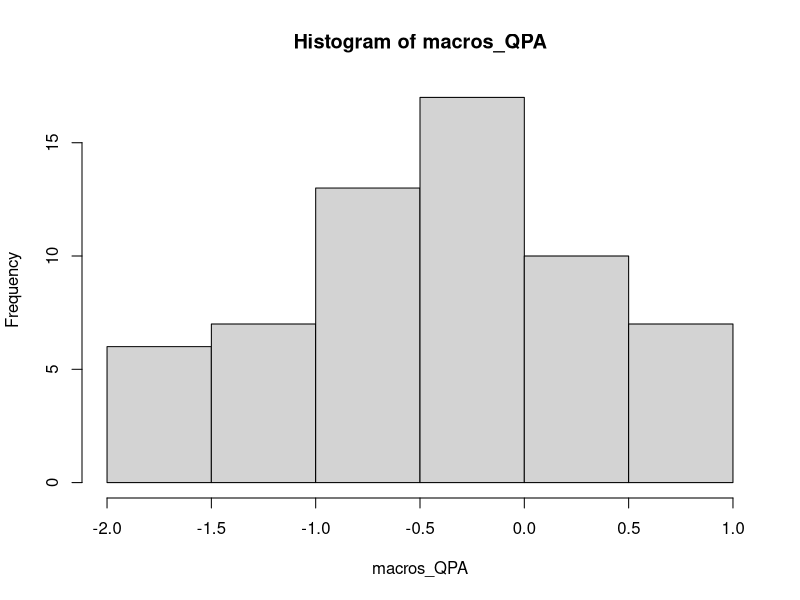

The R source for this figure: (Note: this script raises an error after producing the figure.)














# cleans global environment
rm(list = ls())



# Create a data frame with Decapoda_QPA data (2017-01-01 to 2022-09-01)
macros_QPA <- c(-1.163751591, -1.559647248, -0.530027831, 
                -1.531476371, -1.819158443, -0.003007521, -1.054552299, -0.490022496, -1.286353913,
                -0.138261567, -0.003007521, 0.398433437, -0.255182905, -0.352821375, 0.038296285, 
                0.631207881, -0.414514944, 0.049790664, -0.078042707, -0.084557388, -0.294713744, 
                -0.335871816, -1.037457865, -0.83832919, -0.745547457, -0.335871816, -0.987860924, 
                -0.637658495, -0.509825123, -1.531476371, -0.987860924, 0.457158723, -0.015128882, 
                0.110751364, -1.377325691, -0.758286483, -0.509825123, -1.037457866, 0.378066134, 
                -0.131388688, -0.784261969, -0.758286483, -0.649087191, 0.784902044, -1.504077397, 
                0.264902044, 0.188309599, 0.624863222, 0.534266326, 0.505405556, -0.824535868, 
                0.116113307, -1.202972304, -0.302810954, 0.547965171, 0.348836496, 0.605316467, 
                -1.979501093, -0.033590944, -0.14518201)


event <- seq(1, length(macros_QPA))
data <- data.frame(event, macros_QPA)


hist(macros_QPA)
shapiro.test(macros_QPA)

###########################################################################
# Linear model (mod.1) ----------------------------------------------------
# Create a linear model
mod.1 <- lm(macros_QPA ~ event, data = data)
# Print the summary of the linear model
summary(mod.1)

# Get R-squared value and p-value
r_squared_mod.1 <- summary(mod.1)$r.squared
p_value_mod.1 <- summary(mod.1)$coefficients[2, 4]
# Print R-squared value and p-values
cat("R-squar:", r_squared_mod.1, "\n")
cat("P-value:", p_value_mod.1, "\n")

# Create a ggplot
mod.1.plot <- ggplot(data, aes(x = event, y = macros_QPA)) +
  geom_point() +         # Scatter plot points
  geom_smooth(method = "lm", se = FALSE) +  # Trend line without confidence interval
  labs(title = "Canopy QPA and Trend Line",
       x = "Event",
       y = "Macroinvertebrates QPA") +
  theme_minimal()

mod.1.plot



###########################################################################
# Humped yield curve (mod.2) ----------------------------------------------
# Define the Nelson-Siegel function
nelson_siegel <- function(x, beta0, beta1, beta2, tau) {
  y <- beta0 + (beta1 + beta2) * (1 - exp(-x / tau)) / (x / tau) - beta2 * exp(-x / tau)
  return(y)
}

# Initial parameter values
start_params <- c(beta0 = 0.5, beta1 = -0.5, beta2 = 0.5, tau = 1)
# Fit the model using nlsLM
mod.2 <- nlsLM(macros_QPA ~ nelson_siegel(event, beta0, beta1, beta2, tau), 
               data = data, 
               start = start_params)

summary(mod.2)
# Extract R-squared and p-value
# Calculate the R-squared value manually
fitted_values <- fitted(mod.2)
observed_values <- data$macros_QPA
mean_observed <- mean(observed_values)
ss_total <- sum((observed_values - mean_observed)^2)
ss_residual <- sum((observed_values - fitted_values)^2)
r_square_mod.2 <- 1 - ss_residual / ss_total
pvalue_mod.2 <- summary(mod.2)$coefficients[4, 4]  # P-value for the 'tau' parameter

# Print R-squared value and p-values
cat("R-squared:", r_square_mod.2, "\n")
cat("P-value:", pvalue_mod.2, "\n")


# Calculate the predicted values from the model
predicted_values <- predict(mod.2, newdata = data.frame(event = event))

# Create a ggplot
mod.2.plot <- ggplot(data, aes(x = event, y = macros_QPA)) +
  geom_point(color = "blue") +
  geom_line(aes(y = predicted_values), color = "blue") +
  labs(title = "Macroinvertebrates QPA and Fitted Nelson-Siegel Curve",
       x = "Event",
       y = "Macoinvertebrates QPA") +
  theme_minimal()

mod.2.plot



###########################################################################
# Inverted Parabola Curve (mod. 3) ----------------------------------------
# Fit a quadratic regression model
mod.3 <- lm(macros_QPA ~ event + I(event^2), data=data)
# Get model summary
summary(mod.3)

# Extract R-squared value and p-value
r_squared.mod3 <- summary(mod.3)$r.squared
p_value.mod3 <- summary(mod.3)$coefficients[4]  # P-value for the quadratic term
# Display results
cat("R-squared:", r_squared.mod3, "\n")
cat("R-squared:", p_value.mod3, "\n")

# Create a new data frame for prediction
new_data <- data.frame(event = seq(1, length(macros_QPA), length.out = 100))

# Predict using the model
predictions <- predict(mod.3, newdata = new_data)

# Create a ggplot for visualization
mod.3.plot <- ggplot(data, aes(x = event, y = macros_QPA)) +
  geom_point() +
  geom_line(data = data.frame(event = new_data$event, macros_QPA = predictions), 
            aes(x = event, y = macros_QPA), color = "blue") +
  labs(title = "Inverted Parabolic Curve Fit",
       x = "Event",
       y = "Macros QPA") +
  theme_minimal()

mod.3.plot



###########################################################################
# Logistic curve (mod.4) --------------------------------------------------
# Define the logistic function
logistic_function <- function(x, A, B, C, D) {
  A + (B - A) / (1 + exp(-C * (x - D)))
}

# Try different starting parameter values
start_params <- list(A = -1, B = 1, C = 0.1, D = median(data$event))

# Fit the model using nls.lm algorithm
mod.4 <- nlsLM(macros_QPA ~ logistic_function(event, A, B, C, D),
               data = data,
               start = start_params)

# Check the summary of the model
summary(mod.4)


# Calculate residuals
residuals <- residuals(mod.4)
# Calculate R-squared value
ss_residuals <- sum(residuals^2)
ss_total <- sum((data$macros_QPA - mean(data$macros_QPA))^2)
r_squared <- 1 - (ss_residuals / ss_total)
# Print R-squared value
cat("R-squared:", sprintf("%.4f", r_squared), "\n")

# Generate predictions using the model
new_data <- data.frame(event = seq(1, length(macros_QPA), length.out = 100))
predictions <- predict(mod.4, newdata = new_data)

# Create a ggplot for visualization
mod.4.plot <- ggplot(data, aes(x = event, y = macros_QPA)) +
  geom_point() +
  geom_line(data = data.frame(event = new_data$event, macros_QPA = predictions), 
            aes(x = event, y = macros_QPA), color = "red") +
  labs(title = "Logistic Curve Fit",
       x = "Event",
       y = "Macros QPA") +
  theme_minimal()

mod.4.plot




###########################################################################
# Logarithmic curve (mod.5) -----------------------------------------------
# Fit a logarithmic curve model
mod.5 <- nls(macros_QPA ~ a * log(event) + b, data = data, start = list(a = 1, b = 1))

# Get summary of the model
summary(mod.5)

# Calculate R-squared manually
ss_total <- sum((data$macros_QPA - mean(data$macros_QPA))^2)
ss_residual <- sum(residuals(mod.5)^2)
r_squared <- 1 - (ss_residual / ss_total)

# Calculate p-values using t-distribution
coefs <- coef(mod.5)
std_errors <- sqrt(diag(vcov(mod.5)))
t_values <- coefs / std_errors
p_values <- 2 * (1 - pt(abs(t_values), df = length(data$event) - length(coefs)))

# Display results
cat("R-squared:", r_squared, "\n")
cat("Parameter estimates:\n")
print(coefs)
cat("Standard errors:\n")
print(std_errors)
cat("t-values:\n")
print(t_values)
cat("p-values:","\n")
print(p_values)


# Create a data frame with predicted values
pred_data <- data.frame(event = data$event, 
                        macros_QPA_pred = predict(mod.5, newdata = data))

library(ggthemes)
# Create a ggplot
mod.5.plot.macros <- ggplot(data, aes(x = event, y = macros_QPA)) +
  geom_point() +
  geom_line(data = pred_data, aes(x = event, y = macros_QPA_pred), color = "blue") +
  
  labs(title = expression(Logarithmic~Curve~(italic(y) == a %.% log(italic(x)) + b)),
       x = "Sampling event",
       y = expression(Macroinvertebrate~density~(ind %.% m^{-2} ))) +
  geom_rangeframe() + theme_tufte() +
  theme(axis.text.y = element_text(size = 12, colour = "black"), 
        axis.text.x = element_text(size = 12, colour = "black"),
        axis.title.y = element_text(size = 14, colour = "black"), 
        axis.title.x = element_text(size = 14, colour = "black"),
        plot.margin = unit(c(1, 1, 1, 1), "cm")) +
  
  theme(panel.grid.major = element_line(color = "gray50",size = 0.5,linetype = 3)) +
  theme(panel.grid.minor = element_line(color = "gray50",size = 0.5,linetype = 3))

mod.5.plot.macros




###########################################################################
# Exponential curve (mod.6) -----------------------------------------------
# Define the exponential function
exponential <- function(x, A, B, C) {
  A * exp(B * x) + C
}

# Fit the exponential curve
mod.6 <- nls(macros_QPA ~ exponential(event, A, B, C), 
             data = data,
             start = list(A = 1, B = 0.1, C = 0))

# Get summary of the fitted model
fit_summary <- summary(mod.6)

# Calculate total sum of squares
total_ss <- sum((data$macros_QPA - mean(data$macros_QPA))^2)
# Calculate residual sum of squares
residual_ss <- sum(fit_summary$residuals^2)
# Calculate R-squared value
rsquared <- 1 - residual_ss / total_ss
# Extract p-values
p_values <- fit_summary$coefficients[, "Pr(>|t|)"]
# Print the results
cat("R-squared value:", rsquared, "\n")
cat("P-values for parameters:\n")
print(p_values)


# Create a new data frame for prediction
new_data <- data.frame(event = seq(1, length(macros_QPA), length.out = 100))
new_data$predicted <- predict(mod.6, newdata = new_data)

# Plot the data and fitted curve using ggplot2
mod.6.plot <- ggplot(data, aes(x = event, y = macros_QPA)) +
  geom_point() +
  geom_line(data = new_data, aes(x = event, y = predicted), color = "blue") +
  labs(x = "Event", y = "Macroinvertebrados QPA") +
  ggtitle("Exponential Curve Fitting") +
  theme_minimal()

mod.6.plot




###########################################################################
# Gompertz asymmetric sigmoid model curve (mod.7) -------------------------
# Gompertz function
gompertz_asymmetric <- function(x, A, b, c, d) {
  y = A * exp(-b * exp(-c * x)) + d
  return(y)
}

mod.7 <- nlsLM(macros_QPA ~ gompertz_asymmetric(event, A, b, c, d),
               data = data,
               start = list(A = 1, b = 1, c = 1, d = 0))

rss <- sum(residuals(mod.7)^2)
tss <- sum((data$macros_QPA - mean(data$macros_QPA))^2)
rsquared_mod.7 <- 1 - (rss / tss)
pvalue_mod.7 <- summary(mod.7)$coefficients[,"Pr(>|t|)"]["A"]

cat("R-squared value:", rsquared_mod.7, "\n")
cat("p-value value:", pvalue_mod.7, "\n")


curve_data <- data.frame(event = seq(1, length(macros_QPA), length.out = 100))
curve_data$predicted <- predict(mod.7, newdata = curve_data)

mod.7.plot <- ggplot(data, aes(x = event, y = macros_QPA)) +
  geom_point() +
  geom_line(data = curve_data, aes(x = event, y = predicted), color = "red") +
  labs(title = "Gompertz Asymmetric Sigmoid Model Fit",
       x = "Event", y = "Macroinvertebrates QPA") +
  theme_minimal()

mod.7.plot



###########################################################################
# Goniometric curve (mod.8) -----------------------------------------------
# Define the goniometric function
goniometric <- function(x, a, b, c, d) {
  a * sin(b * x + c) + d
}

# Fit the model using nonlinear least squares with adjusted initial values and different algorithm
mod.8 <- nls(macros_QPA ~ goniometric(event, a, b, c, d), 
             data = data,
             start = list(a = 1, b = 1, c = 0, d = mean(macros_QPA)),
             algorithm = "port")

# Extract coefficients
coefficients <- coef(mod.8)
# Print coefficients
print(coefficients)
# Calculate R-squared value
residuals <- residuals(mod.8)
SSR <- sum(residuals^2)
SST <- sum((data$macros_QPA - mean(data$macros_QPA))^2)
R_squared <- 1 - SSR / SST
cat("R-squared value:", R_squared, "\n")

# Calculate p-value
summary_fit <- summary(mod.8)
p_value.mod8 <- summary_fit$coefficients[4, "Pr(>|t|)"]
cat("p-value:", p_value.mod8, "\n")


# Generate predicted values from the fitted model
data$predicted <- predict(mod.8)

# Create a ggplot with the original data and fitted curve
mod.8.plot <- ggplot(data, aes(x = event, y = macros_QPA)) +
  geom_point() +
  geom_line(aes(y = predicted), color = "blue") +
  labs(title = "Fitted Goniometric Curve",
       x = "Event",
       y = "Macroinvertebrates QPA") +
  theme_minimal()

mod.8.plot

(mod.1.plot + mod.2.plot + mod.3.plot + mod.4.plot) /
  (mod.5.plot + mod.6.plot + mod.7.plot + mod.8.plot)





###########################################################################
# Goodness-of-fit diagnostics based on the log-likelihood -----------------
# Calculate log-likelihood for all models
log_likelihood_mod.1 <- sum(dnorm(data$macros_QPA, mean = fitted(mod.1), sd = sqrt(sum((data$macros_QPA - fitted(mod.1))^2) / (length(data$macros_QPA) - 2)), log = TRUE))
log_likelihood_mod.2 <- sum(dnorm(data$macros_QPA, mean = fitted(mod.2), sd = sqrt(sum((data$macros_QPA - fitted(mod.2))^2) / (length(data$macros_QPA) - 2)), log = TRUE))
log_likelihood_mod.3 <- sum(dnorm(data$macros_QPA, mean = fitted(mod.3), sd = sqrt(sum((data$macros_QPA - fitted(mod.3))^2) / (length(data$macros_QPA) - 2)), log = TRUE))
log_likelihood_mod.4 <- sum(dnorm(data$macros_QPA, mean = fitted(mod.4), sd = sqrt(sum((data$macros_QPA - fitted(mod.4))^2) / (length(data$macros_QPA) - 2)), log = TRUE))
log_likelihood_mod.5 <- sum(dnorm(data$macros_QPA, mean = fitted(mod.5), sd = sqrt(sum((data$macros_QPA - fitted(mod.5))^2) / (length(data$macros_QPA) - 2)), log = TRUE))
log_likelihood_mod.6 <- sum(dnorm(data$macros_QPA, mean = fitted(mod.6), sd = sqrt(sum((data$macros_QPA - fitted(mod.6))^2) / (length(data$macros_QPA) - 2)), log = TRUE))
log_likelihood_mod.7 <- sum(dnorm(data$macros_QPA, mean = fitted(mod.7), sd = sqrt(sum((data$macros_QPA - fitted(mod.7))^2) / (length(data$macros_QPA) - 2)), log = TRUE))
log_likelihood_mod.8 <- sum(dnorm(data$macros_QPA, mean = fitted(mod.8), sd = sqrt(sum((data$macros_QPA - fitted(mod.8))^2) / (length(data$macros_QPA) - 2)), log = TRUE))


# Calculate AIC and BIC for mod.1
aic_mod.1 <- -2 * log_likelihood_mod.1 + 2 * length(coef(mod.1))
bic_mod.1 <- -2 * log_likelihood_mod.1 + log(length(data$macros_QPA)) * length(coef(mod.1))

# Calculate AIC and BIC for mod.2
aic_mod.2 <- -2 * log_likelihood_mod.2 + 2 * length(coef(mod.2))
bic_mod.2 <- -2 * log_likelihood_mod.2 + log(length(data$macros_QPA)) * length(coef(mod.2))

# Calculate AIC and BIC for mod.3
aic_mod.3 <- -2 * log_likelihood_mod.3 + 2 * length(coef(mod.3))
bic_mod.3 <- -2 * log_likelihood_mod.3 + log(length(data$macros_QPA)) * length(coef(mod.3))

# Calculate AIC and BIC for mod.4
aic_mod.4 <- -2 * log_likelihood_mod.4 + 2 * length(coef(mod.4))
bic_mod.4 <- -2 * log_likelihood_mod.4 + log(length(data$macros_QPA)) * length(coef(mod.4))

# Calculate AIC and BIC for mod.5
aic_mod.5 <- -2 * log_likelihood_mod.5 + 2 * length(coef(mod.5))
bic_mod.5 <- -2 * log_likelihood_mod.5 + log(length(data$macros_QPA)) * length(coef(mod.5))

# Calculate AIC and BIC for mod.6
aic_mod.6 <- -2 * log_likelihood_mod.6 + 2 * length(coef(mod.6))
bic_mod.6 <- -2 * log_likelihood_mod.6 + log(length(data$macros_QPA)) * length(coef(mod.6))

# Calculate AIC and BIC for mod.7
aic_mod.7 <- -2 * log_likelihood_mod.7 + 2 * length(coef(mod.7))
bic_mod.7 <- -2 * log_likelihood_mod.7 + log(length(data$macros_QPA)) * length(coef(mod.7))

# Calculate AIC and BIC for mod.8
aic_mod.8 <- -2 * log_likelihood_mod.8 + 2 * length(coef(mod.8))
bic_mod.8 <- -2 * log_likelihood_mod.8 + log(length(data$macros_QPA)) * length(coef(mod.8))


# Compare log-likelihoods, AIC, and BIC
cat("Log-Likelihood Mod.1:", log_likelihood_mod.1, "\n")
cat("Log-Likelihood Mod.2:", log_likelihood_mod.2, "\n")
cat("Log-Likelihood Mod.3:", log_likelihood_mod.3, "\n")
cat("Log-Likelihood Mod.4:", log_likelihood_mod.4, "\n")
cat("Log-Likelihood Mod.5:", log_likelihood_mod.5, "\n")
cat("Log-Likelihood Mod.6:", log_likelihood_mod.6, "\n")
cat("Log-Likelihood Mod.7:", log_likelihood_mod.7, "\n")
cat("Log-Likelihood Mod.8:", log_likelihood_mod.8, "\n")

cat("AIC Mod.1:", aic_mod.1, "\n")
cat("AIC Mod.2:", aic_mod.2, "\n") # Humped yield curve  
cat("AIC Mod.3:", aic_mod.3, "\n")
cat("AIC Mod.4:", aic_mod.4, "\n")
cat("AIC Mod.5:", aic_mod.5, "\n")
cat("AIC Mod.6:", aic_mod.6, "\n")
cat("AIC Mod.7:", aic_mod.7, "\n")
cat("AIC Mod.8:", aic_mod.8, "\n")

cat("BIC Mod.1:", bic_mod.1, "\n")
cat("BIC Mod.2:", bic_mod.2, "\n") # Humped yield curve 
cat("BIC Mod.3:", bic_mod.3, "\n")
cat("BIC Mod.4:", bic_mod.4, "\n")
cat("BIC Mod.5:", bic_mod.5, "\n")
cat("BIC Mod.6:", bic_mod.6, "\n")
cat("BIC Mod.7:", bic_mod.7, "\n")
cat("BIC Mod.8:", bic_mod.8, "\n")

